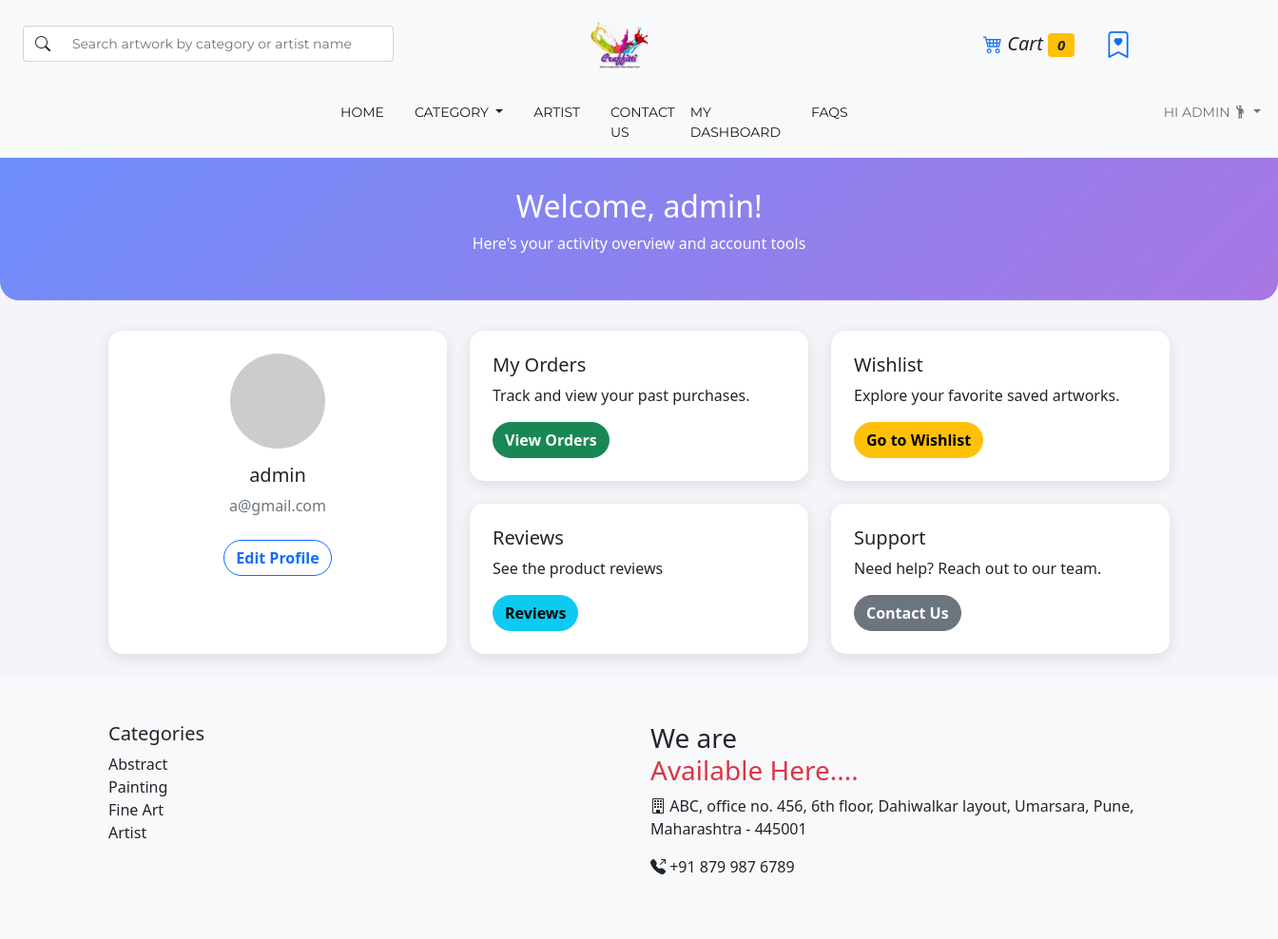
Screenshot of /dashboard/6/ (signed in) with the database file from the repository.
### accounts/models.py (models this page shows)
class CustomUser(AbstractUser):
    email = models.EmailField(unique=True)
    address = models.TextField(null=True)
    contact_number = models.BigIntegerField(unique=True, null=True, blank=True)
    is_artist = models.BooleanField(default=False)

### accounts/views.py (the view)
# urls.py: path('dashboard/<pk>/', user_dashboard, name='dashboard'),
@login_required
def user_dashboard(request, pk):
    obj = CustomUser.objects.get(id=pk)
    return render(request, 'accounts/user_dashboard.html', {'data':obj})

### cart_app/context_processors.py (called while the page is built)
def cart_item_count(request):
    if request.user.is_authenticated:
        count = CartItem.objects.filter(user=request.user).count()
    else:
        count = 0
    return {'cart_item_count': count}

### templates/accounts/user_dashboard.html (shortened to what this page needs)
{% extends 'base.html' %}
{% block content %}
<div class="dashboard-header">
  <h2>Welcome, {{ user.username }}!</h2>
  <p>Here's your activity overview and account tools</p>
</div>
<div class="container my-4">
  <div class="row g-4">
    <div class="col-md-4">
      <div class="card card-dashboard text-center">
        <div class="card-body">
          <img src="https://ui-avatars.com/api/?name={{ user.username }}&background=random" class="rounded-circle mb-3" width="100" height="100" alt="User Avatar">
          <h5 class="card-title">{{ user.get_first_name|default:user.username }}</h5>
          <p class="text-muted">{{ user.email }}</p>
          <a href="" class="btn btn-outline-primary btn-dashboard mt-2">Edit Profile</a>
        </div>
      </div>
    </div>
    <div class="col-md-8">
      <div class="row g-4">
        <div class="col-sm-6">
          <div class="card card-dashboard">
            <div class="card-body">
              <h5 class="card-title">My Orders</h5>
              <p class="card-text">Track and view your past purchases.</p>
              <a href="" class="btn btn-success btn-dashboard">View Orders</a>
            </div>
          </div>
        </div>
        <div class="col-sm-6">
          <div class="card card-dashboard">
            <div class="card-body">
              <h5 class="card-title">Wishlist</h5>
              <p class="card-text">Explore your favorite saved artworks.</p>
              <a href="{% url 'wishlist' %}" class="btn btn-warning btn-dashboard">Go to Wishlist</a>
            </div>
          </div>
        </div>
        <div class="col-sm-6">
          <div class="card card-dashboard">
            <div class="card-body">
              <h5 class="card-title">Reviews</h5>
              <p class="card-text">See the product reviews</p>
              <a href="{% url 'customer_review' data.id %}" class="btn btn-info btn-dashboard">Reviews</a>
            </div>
          </div>
        </div>
        <div class="col-sm-6">
          <div class="card card-dashboard">
            <div class="card-body">
              <h5 class="card-title">Support</h5>
              <p class="card-text">Need help? Reach out to our team.</p>
              <a href="" class="btn btn-secondary btn-dashboard">Contact Us</a>
            </div>
          </div>
        </div>
      </div>
    </div>
  </div>
</div>
{% endblock %}

### templates/base.html (shortened to what this page needs)
<!DOCTYPE html>
{% load static %}
<html lang="en">
<head>
    <link rel="stylesheet" href="{% static 'bootstrap-5.0.2-dist/css/bootstrap.min.css' %}">
    <link rel="stylesheet" href="https://cdn.jsdelivr.net/npm/bootstrap-icons@1.11.3/font/bootstrap-icons.min.css">
  </head>
<body>
<div class="sticky-top bg-light">
  <div class="d-flex justify-content-between align-items-center px-4 py-3">
      <form>
              <div class="input-group">
              <span class="input-group-text bg-white border-end-0">
                <i class="bi bi-search"></i>
              </span>
              <input type="text" class="form-control border-start-0" style="width:350px; font-family: 'Montserrat', sans-serif; font-size:14px" name='searches' placeholder="Search artwork by category or artist name">
            </div>
      </form>
  <div class="col-4 d-flex justify-content-center">
    <img src="{% static 'logo/logo.png/' %}" height="60px" alt="Logo">
  </div>
  <div class="col-4 d-flex justify-content-center align-items-center">
       {% if user.is_authenticated %}
    <a href="{% url 'cart_app:cart_summery' %}" class="nav-link me-3  nav_text">
      <i class="bi bi-cart4 fs-5">
        <span class="text-dark fs-5">Cart</span>
        <span class="badge bg-warning text-dark">{{ cart_item_count }}</span>
      </i>
    </a>
    <a href="{% url 'wishlist' %}"><i class="bi bi-bookmark-heart fs-3"></i></a>
      {% endif %}
  </div>
</div>
    <nav class="navbar navbar-expand-lg navbar-light bg-light" >
        <div class="container-fluid col" style="padding-left:350px">
          <div class="collapse navbar-collapse" id="navbarNavAltMarkup">
            <div class="navbar-nav">
              <a class="nav-link active text-black me-3 nav_text" aria-current="page" href="{% url 'home' %}">Home</a>
              <li class="nav-item dropdown">
                <a class="nav-link dropdown-toggle active text-black me-3 nav_text" href="#" id="navbarDropdown" role="button" data-bs-toggle="dropdown" aria-current="page">
                  Category
                </a>
              </li>
              <a class="nav-link active text-black me-3 nav_text" href="{% url 'show_artist' %}">Artist</a>
              <a class="nav-link active text-black nav_text" href="{% url 'contactus' %}">Contact Us</a>
                {% if user.is_authenticated and not user.is_artist %}
                <a class="nav-link active text-black me-3 nav_text" href="{% url 'dashboard' user.id %}">My Dashboard</a>
                {% endif %}
              <a class="nav-link active text-black me-3 nav_text" href="{% url 'faq' %}">FAQs</a>
            {% if user.is_authenticated %}
              <div style="padding-left:300px;" class="col">
              <li class="nav-item dropdown ms-auto">
              <a class="nav-link dropdown-toggle text-black nav_text" href="#" id="userDropdown" role="button" data-bs-toggle="dropdown" aria-expanded="false">
                Hi {{ user.username }} <i class="bi bi-person-raised-hand"></i>
              </a>
              </li>
              </div>
    {% else %}
              <a class="nav-link active text-black nav_text" href="{% url 'signin' %}" style="padding-left:200px;">Sign In</a>
              <a class="nav-link active text-black nav_text" href="{% url 'user_url' %}">Sign Up</a>
              {% endif %}
            </div>
          </div>
        </div>
      </nav>
  </div>
{% block content %}
{% endblock %}
<footer class="bg-light py-5">
  <div class="container">
    <div class="row">
      <div class="col-md-6 mb-3">
        <h5>Categories</h5>
        <ul class="list-unstyled">
          <li>Abstract</li>
          <li>Painting</li>
          <li>Fine Art</li>
          <li>Artist</li>
        </ul>
      </div>
      <div class="col-md-6 text-md-start text-center">
        <h3>We are <br><span class="text-danger">Available Here....</span></h3>
        <p><i class="bi bi-building"></i> ABC, office no. 456, 6th floor, Dahiwalkar layout, Umarsara, Pune, Maharashtra - 445001</p>
        <p><i class="bi bi-telephone-outbound-fill"></i> +91 879 987 6789</p>
      </div>
    </div>
  </div>
</footer>
</body>
</html>

### templates/base.html (style rules this page uses)
nav .nav_text { font-family: 'Montserrat', sans-serif; font-size: 14px; text-transform: uppercase; }

### templates/accounts/user_dashboard.html (style rules this page uses)
body { background-color: #f4f4f9; font-family: 'Segoe UI', sans-serif; }
.dashboard-header { padding: 2rem 1rem; background: linear-gradient(135deg, #6e8efb, #a777e3); color: white; border-radius: 0 0 20px 20px; text-align: center; margin-bottom: 2rem; }
.card-dashboard { border: none; border-radius: 15px; box-shadow: 0 4px 15px rgba(0, 0, 0, 0.1); transition: all 0.3s ease-in-out; height: 100%; }
.card-dashboard .card-body { padding: 1.5rem; }
.btn-dashboard { border-radius: 50px; font-weight: 600; }

### rows the page displays
CustomUser: username "ADMIN", username "admin", get_first_name "admin", email "a@gmail.com"

### other values shown
{{ cart_item_count }} "0"
